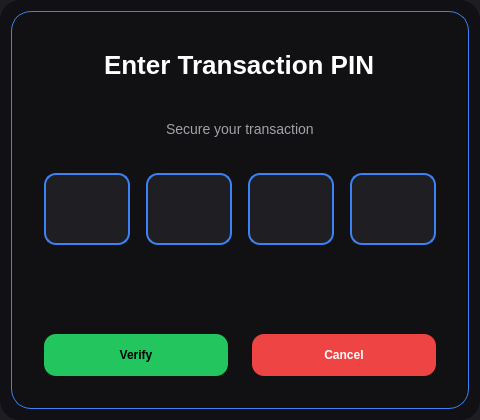
<?xml version="1.0" encoding="UTF-8"?>
<ui version="4.0">
	<class>PinDialogClass</class>
	<widget class="QWidget" name="PinDialogClass">
		<property name="geometry">
			<rect>
				<x>0</x>
				<y>0</y>
				<width>480</width>
				<height>420</height>
			</rect>
		</property>
		<property name="styleSheet">
			<string notr="true">
				QWidget#PinDialogClass {
				background-color: rgba(15, 15, 20, 240);
				border-radius: 20px;
				}
				QFrame#card {
				background-color: #111113;
				border: 1px solid #3b82f6;
				border-radius: 20px;
				}
				QLabel {
				color: #e5e5e5;
				}
				QLabel#title {
				font-size: 26px;
				font-weight: 700;
				color: #ffffff;
				}
				QLabel#subtitle {
				font-size: 14px;
				color: #a1a1aa;
				}
				/* OTP Boxes */
				QLineEdit {
				background-color: #1f1f23;
				border: 2px solid #3b82f6;
				border-radius: 12px;
				font-size: 28px;
				font-weight: bold;
				color: white;
				min-width: 60px;
				min-height: 68px;
				text-align: center;
				}
				QLineEdit:focus {
				border: 2px solid #60a5fa;
				background-color: #27272a;
				}
				QPushButton {
				font-weight: 600;
				border-radius: 12px;
				padding: 14px 24px;
				}
				QPushButton#btnSubmit {
				background-color: #22c55e;
				color: black;
				}
				QPushButton#btnCancel {
				background-color: #ef4444;
				color: white;
				}
				QLabel#lblError {
				color: #ef4444;
				font-size: 14px;
				}
			</string>
		</property>
		<layout class="QVBoxLayout">
			<item>
				<widget class="QFrame" name="card">
					<layout class="QVBoxLayout">
						<property name="spacing">
							<number>24</number>
						</property>
						<property name="leftMargin">
							<number>32</number>
						</property>
						<property name="topMargin">
							<number>32</number>
						</property>
						<property name="rightMargin">
							<number>32</number>
						</property>
						<property name="bottomMargin">
							<number>32</number>
						</property>

						<!-- Title -->
						<item alignment="Qt::AlignHCenter">
							<widget class="QLabel" name="title">
								<property name="text">
									<string>Enter Transaction PIN</string>
								</property>
							</widget>
						</item>

						<!-- Subtitle -->
						<item alignment="Qt::AlignHCenter">
							<widget class="QLabel" name="subtitle">
								<property name="text">
									<string>Secure your transaction</string>
								</property>
							</widget>
						</item>

						<!-- OTP Boxes -->
						<item>
							<layout class="QHBoxLayout" name="otpLayout">
								<property name="spacing">
									<number>16</number>
								</property>
								<item>
									<widget class="QLineEdit" name="d1">
										<property name="maxLength">
											<number>1</number>
										</property>
										<property name="echoMode">
											<enum>QLineEdit::Password</enum>
										</property>
									</widget>
								</item>
								<item>
									<widget class="QLineEdit" name="d2">
										<property name="maxLength">
											<number>1</number>
										</property>
										<property name="echoMode">
											<enum>QLineEdit::Password</enum>
										</property>
									</widget>
								</item>
								<item>
									<widget class="QLineEdit" name="d3">
										<property name="maxLength">
											<number>1</number>
										</property>
										<property name="echoMode">
											<enum>QLineEdit::Password</enum>
										</property>
									</widget>
								</item>
								<item>
									<widget class="QLineEdit" name="d4">
										<property name="maxLength">
											<number>1</number>
										</property>
										<property name="echoMode">
											<enum>QLineEdit::Password</enum>
										</property>
									</widget>
								</item>
							</layout>
						</item>

						<!-- Error -->
						<item>
							<widget class="QLabel" name="lblError">
								<property name="visible">
									<bool>false</bool>
								</property>
							</widget>
						</item>

						<!-- Buttons -->
						<item>
							<layout class="QHBoxLayout">
								<item>
									<widget class="QPushButton" name="btnSubmit">
										<property name="text">
											<string>Verify</string>
										</property>
									</widget>
								</item>
								<item>
									<widget class="QPushButton" name="btnCancel">
										<property name="text">
											<string>Cancel</string>
										</property>
									</widget>
								</item>
							</layout>
						</item>
					</layout>
				</widget>
			</item>
		</layout>
	</widget>
	<resources/>
	<connections/>
</ui>
